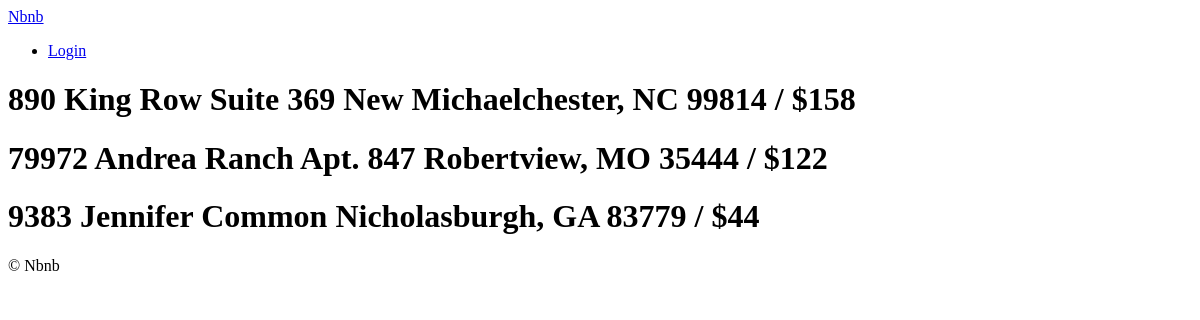
/, run on an earlier commit of the app's database.
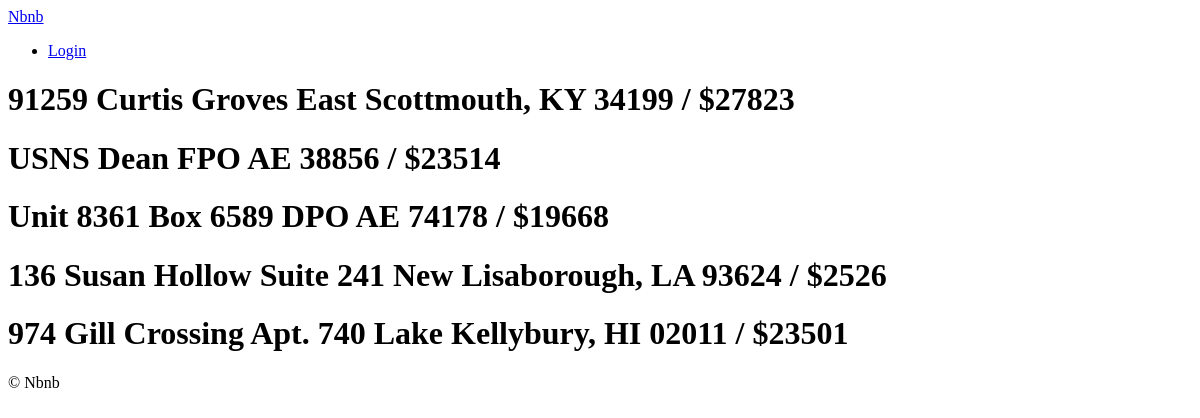
And on a later commit of the database.
### rooms/models.py (models this page shows, shortened)
class Room(core_models.TimeStampedModel):
    name = models.CharField(max_length=140)
    description = models.TextField()
    country = CountryField()
    city = models.CharField(max_length=80)
    price = models.IntegerField()
    address = models.CharField(max_length=140)
    guests = models.IntegerField()
    beds = models.IntegerField()
    bedrooms = models.IntegerField()
    baths = models.IntegerField()
    check_in = models.TimeField()
    check_out = models.TimeField()
    instant_book = models.BooleanField(default=False)
    host = models.ForeignKey(
        "users.User", related_name="rooms", on_delete=models.CASCADE
    )
    room_type = models.ForeignKey(
        "RoomType", related_name="rooms", on_delete=models.SET_NULL, null=True
    )
    amenities = models.ManyToManyField("Amenity", related_name="rooms", blank=True)
    facilities = models.ManyToManyField("Facility", related_name="rooms", blank=True)
    house_rules = models.ManyToManyField("HouseRule", related_name="rooms", blank=True)

### rooms/views.py (the view)
# urls.py: path("", room_views.all_rooms, name="home"),
def all_rooms(request):
    all_rooms = models.Room.objects.all()[:5]
    return render(request, "rooms/home.html", context={"rooms": all_rooms})

### templates/rooms/home.html (shortened to what this page needs)
{% extends "base.html" %}
{% block content %}
    {% for room in rooms%}
        <h1>{{room.name}} / ${{room.price}}</h1>
    {% endfor %}
{% endblock content %}

### templates/base.html (shortened to what this page needs)
<!DOCTYPE html>
<html lang="en">
  <head>
  </head>
  <body>
      {% include "partials/header.html" %}
    {% block content %}{% endblock %}
      {% include "partials/footer.html" %}
  </body>
</html>

### templates/partials/header.html
<header>
  <a href="/">Nbnb</a>
  <ul>
    <li><a href="#">Login</a></li>
  </ul>
</header>

### templates/partials/footer.html
<footer>&copy; Nbnb</footer>

What changed in the data, as far as the page shows it:
removed Room: name "890 King Row Suite 369 New Michaelchester, NC 99814", price "158"
removed Room: name "79972 Andrea Ranch Apt. 847 Robertview, MO 35444", price "122"
removed Room: name "9383 Jennifer Common Nicholasburgh, GA 83779", price "44"
added Room: name "91259 Curtis Groves East Scottmouth, KY 34199", price "27823"
added Room: name "USNS Dean FPO AE 38856", price "23514"
added Room: name "Unit 8361 Box 6589 DPO AE 74178", price "19668"
added Room: name "136 Susan Hollow Suite 241 New Lisaborough, LA 93624", price "2526"
added Room: name "974 Gill Crossing Apt. 740 Lake Kellybury, HI 02011", price "23501"
